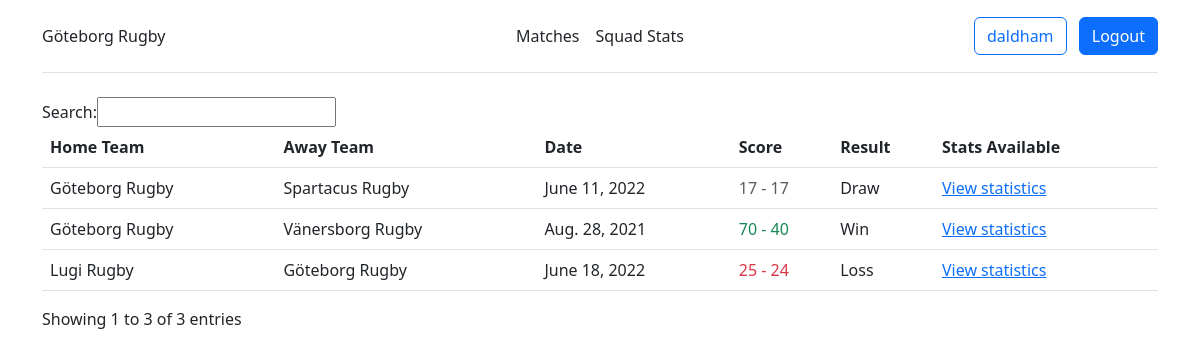
/matches/ (signed in), run on the app's committed database.
### stats/models.py (models this page shows, shortened)
class MyUser(AbstractUser):
    player = models.OneToOneField(Player, on_delete=models.CASCADE, null=True, blank=True)
    coach = models.BooleanField(default=False)
    team = models.ForeignKey(Team, on_delete=models.CASCADE, null=True, blank=True)
    @property
    def is_coach(self):
        return self.coach

class Team(models.Model):
    name = models.CharField(max_length=30)
    invite_code = models.CharField(max_length=10, null=True, blank=True)
    def __str__(self):
        return self.name

class Match(models.Model):
    home_team = models.ForeignKey(Team, on_delete=models.CASCADE, related_name='home_matches')
    away_team = models.ForeignKey(Team, on_delete=models.CASCADE, related_name='away_matches')
    date = models.DateField()
    home_score = models.IntegerField(default=0)
    away_score = models.IntegerField(default=0)
    RESULT_CHOICES = [
        ('Win', 'Win'),
        ('Loss', 'Loss'),
        ('Draw', 'Draw')
    ]
    result = models.CharField(max_length=4, choices=RESULT_CHOICES, default='Draw')

### stats/views.py (the view)
# urls.py: path('matches/', views.matches, name='matches'),
def matches(request):
    user_team = request.user.team
    matches = Match.objects.filter(Q(home_team=user_team) | Q(away_team=user_team))
    return render(request, 'matches.html', {'matches': matches})

### stats/templates/matches.html (shortened to what this page needs)
{% extends 'base.html' %}
{% block content %}
<div class="container">
{% if matches %}
  <table class="table" id="matches">
    <thead>
      <tr>
        <th>Home Team</th>
        <th>Away Team</th>
        <th>Date</th>
        <th>Score</th>
        <th>Result</th>
        <th>Stats Available</th>
      </tr>
    </thead>
    <tbody>
      {% for match in matches %}
        <tr>
          <td>{{ match.home_team }}</td>
          <td>{{ match.away_team }}</td>
          <td>{{ match.date }}</td>
          <td class="{% if match.result == 'Win' %}text-success{% elif match.result == 'Loss' %}text-danger{% else %}text-muted{% endif %}">{{ match.home_score }} - {{ match.away_score }}</td>
          <td>{{ match.result }}</td>
          <td><a href="{% url 'player_statistics' match.id %}">View statistics</a></td>
        </tr>
      {% endfor %}
    </tbody>
  </table>
{% else %}
  <p>No matches found. You can join a team using the Join Team link above.</p>
{% endif %}
</div>
{% endblock %}

### stats/templates/base.html (shortened to what this page needs)
<!doctype html>
<html lang="en">
  <head>
    <link href="https://cdn.jsdelivr.net/npm/bootstrap@5.3.0-alpha1/dist/css/bootstrap.min.css" rel="stylesheet">
    <link rel="stylesheet" type="text/css" href="https://cdn.datatables.net/v/bs5/dt-1.10.22/datatables.min.css"/>
    {% load static %}
    <link rel="stylesheet" type="text/css" href="{% static 'stats/styles.css' %}">
  </head>
  <body>
    <div class="container">
        <header class="d-flex flex-wrap align-items-center justify-content-center justify-content-md-between py-3 mb-4 border-bottom">
            <div class="d-flex align-items-center col-md-3 mb-2 mb-md-0 text-dark text-decoration-none">
                {% if user.is_authenticated %}
                    <a class="nav-link" href="{% url 'index' %}">{{ user.team.name }}</a>
                {% else %}
                    <a class="nav-link" href="{% url 'index' %}">Rugby Dashboard</a>
                {% endif %}
            </div>
          <ul class="nav col-12 col-md-auto mb-2 justify-content-center mb-md-0">
            {% if user.is_authenticated and user.team and user.is_coach %}
            <li><a href="{% url 'matches' %}" class="nav-link px-2 link-dark">Matches</a></li>
            <li><a href="{% url 'squad' %}" class="nav-link px-2 link-dark">Squad Stats</a></li>
            <li><a href="{% url 'add_players' %}" class="nav-link px-2 link-dark">Add Players</a></li>
            <li><a href="{% url 'add_match' %}" class="nav-link px-2 link-dark">Add Match</a></li>
            {% elif user.is_authenticated and user.team %}
            <li><a href="{% url 'matches' %}" class="nav-link px-2 link-dark">Matches</a></li>
            <li><a href="{% url 'squad' %}" class="nav-link px-2 link-dark">Squad Stats</a></li>
            {% elif user.is_authenticated %}
            <li><a href="{% url 'matches' %}" class="nav-link px-2 link-dark">Matches</a></li>
            <li><a href="{% url 'squad' %}" class="nav-link px-2 link-dark">Squad Stats</a></li>
            <li><a href="{% url 'join' %}" class="nav-link px-2 link-dark">Join Team</a></li>
            {% else %}
            <li><a href="{% url 'about' %}" class="nav-link px-2 link-dark">About</a></li>
            {% endif %}
          </ul>
          <div class="col-md-3 text-end">
            {% if user.is_authenticated %}
            <a class="btn btn-outline-primary me-2" href="{% url 'index' %}">{{ user.username }}</a>
            <a class="btn btn-primary" href="{% url 'logout' %}">Logout</a>
            {% else %}
            <a class="btn btn-outline-primary me-2" href="{% url 'login' %}">Log In</a>
            <a class="btn btn-primary" href="{% url 'register' %}">Sign Up</a>
            {% endif %}
          </div>
        </header>
    </div>
    {% block content %}{% endblock %}
  </body>
</html>

### data on the page
MyUser: team.name "Göteborg Rugby", username "daldham"
Match: home_team "Göteborg Rugby", away_team "Spartacus Rugby", date "June 11, 2022", home_score "17", away_score "17", result "Draw"
Match: home_team "Göteborg Rugby", away_team "Vänersborg Rugby", date "Aug. 28, 2021", home_score "70", away_score "40", result "Win"
Match: home_team "Lugi Rugby", away_team "Göteborg Rugby", date "June 18, 2022", home_score "25", away_score "24", result "Loss"
